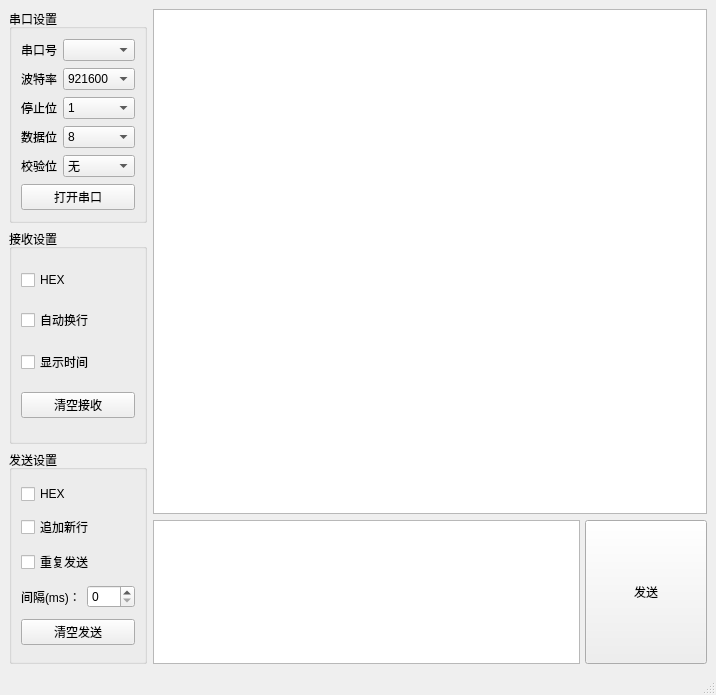
<?xml version="1.0" encoding="UTF-8"?>
<ui version="4.0">
 <class>SimpleSerialTool</class>
 <widget class="QMainWindow" name="SimpleSerialTool">
  <property name="geometry">
   <rect>
    <x>0</x>
    <y>0</y>
    <width>716</width>
    <height>695</height>
   </rect>
  </property>
  <property name="sizePolicy">
   <sizepolicy hsizetype="Preferred" vsizetype="Preferred">
    <horstretch>0</horstretch>
    <verstretch>0</verstretch>
   </sizepolicy>
  </property>
  <property name="windowTitle">
   <string>SimpleSerialTool</string>
  </property>
  <widget class="QWidget" name="centralwidget">
   <layout class="QGridLayout" name="gridLayout_5">
    <item row="0" column="0">
     <layout class="QHBoxLayout" name="horizontalLayout_3" stretch="1,5">
      <item>
       <layout class="QVBoxLayout" name="verticalLayout">
        <item>
         <widget class="QGroupBox" name="groupBox">
          <property name="title">
           <string>串口设置</string>
          </property>
          <layout class="QGridLayout" name="gridLayout">
           <item row="0" column="0">
            <widget class="QLabel" name="label_5">
             <property name="text">
              <string>串口号</string>
             </property>
            </widget>
           </item>
           <item row="0" column="1">
            <widget class="QComboBox" name="comboBoxPort"/>
           </item>
           <item row="1" column="0">
            <widget class="QLabel" name="label">
             <property name="text">
              <string>波特率</string>
             </property>
            </widget>
           </item>
           <item row="1" column="1">
            <widget class="QComboBox" name="comboBoxBaud">
             <item>
              <property name="text">
               <string>921600</string>
              </property>
             </item>
             <item>
              <property name="text">
               <string>576000</string>
              </property>
             </item>
             <item>
              <property name="text">
               <string>512000</string>
              </property>
             </item>
             <item>
              <property name="text">
               <string>460800</string>
              </property>
             </item>
             <item>
              <property name="text">
               <string>256000</string>
              </property>
             </item>
             <item>
              <property name="text">
               <string>230400</string>
              </property>
             </item>
             <item>
              <property name="text">
               <string>128000</string>
              </property>
             </item>
             <item>
              <property name="text">
               <string>115200</string>
              </property>
             </item>
             <item>
              <property name="text">
               <string>76800</string>
              </property>
             </item>
             <item>
              <property name="text">
               <string>57600</string>
              </property>
             </item>
             <item>
              <property name="text">
               <string>38400</string>
              </property>
             </item>
             <item>
              <property name="text">
               <string>19200</string>
              </property>
             </item>
             <item>
              <property name="text">
               <string>9600</string>
              </property>
             </item>
             <item>
              <property name="text">
               <string>4800</string>
              </property>
             </item>
             <item>
              <property name="text">
               <string>2400</string>
              </property>
             </item>
             <item>
              <property name="text">
               <string>1200</string>
              </property>
             </item>
            </widget>
           </item>
           <item row="2" column="0">
            <widget class="QLabel" name="label_2">
             <property name="text">
              <string>停止位</string>
             </property>
            </widget>
           </item>
           <item row="2" column="1">
            <widget class="QComboBox" name="comboBoxStopBit">
             <item>
              <property name="text">
               <string>1</string>
              </property>
             </item>
             <item>
              <property name="text">
               <string>1.5</string>
              </property>
             </item>
             <item>
              <property name="text">
               <string>2</string>
              </property>
             </item>
            </widget>
           </item>
           <item row="3" column="0">
            <widget class="QLabel" name="label_3">
             <property name="text">
              <string>数据位</string>
             </property>
            </widget>
           </item>
           <item row="3" column="1">
            <widget class="QComboBox" name="comboBoxDataBit">
             <item>
              <property name="text">
               <string>8</string>
              </property>
             </item>
             <item>
              <property name="text">
               <string>7</string>
              </property>
             </item>
             <item>
              <property name="text">
               <string>6</string>
              </property>
             </item>
             <item>
              <property name="text">
               <string>5</string>
              </property>
             </item>
            </widget>
           </item>
           <item row="4" column="0">
            <widget class="QLabel" name="label_4">
             <property name="text">
              <string>校验位</string>
             </property>
            </widget>
           </item>
           <item row="4" column="1">
            <widget class="QComboBox" name="comboBoxVerify">
             <item>
              <property name="text">
               <string>无</string>
              </property>
             </item>
             <item>
              <property name="text">
               <string>奇校验</string>
              </property>
             </item>
             <item>
              <property name="text">
               <string>偶校验</string>
              </property>
             </item>
            </widget>
           </item>
           <item row="5" column="0" colspan="2">
            <widget class="QPushButton" name="pushBtnOpen">
             <property name="text">
              <string>打开串口</string>
             </property>
            </widget>
           </item>
          </layout>
         </widget>
        </item>
        <item>
         <widget class="QGroupBox" name="groupBox_2">
          <property name="title">
           <string>接收设置</string>
          </property>
          <layout class="QGridLayout" name="gridLayout_2">
           <item row="3" column="0">
            <widget class="QPushButton" name="pushBtnClearRecv">
             <property name="text">
              <string>清空接收</string>
             </property>
            </widget>
           </item>
           <item row="0" column="0">
            <widget class="QCheckBox" name="checkBoxHexRecv">
             <property name="text">
              <string>HEX</string>
             </property>
            </widget>
           </item>
           <item row="2" column="0">
            <widget class="QCheckBox" name="checkBoxDisplayTime">
             <property name="text">
              <string>显示时间</string>
             </property>
            </widget>
           </item>
           <item row="1" column="0">
            <widget class="QCheckBox" name="checkBoxLineBreak">
             <property name="text">
              <string>自动换行</string>
             </property>
            </widget>
           </item>
          </layout>
         </widget>
        </item>
        <item>
         <widget class="QGroupBox" name="groupBox_3">
          <property name="title">
           <string>发送设置</string>
          </property>
          <layout class="QGridLayout" name="gridLayout_3">
           <item row="0" column="0">
            <widget class="QCheckBox" name="checkBoxHexSend">
             <property name="text">
              <string>HEX</string>
             </property>
            </widget>
           </item>
           <item row="1" column="0">
            <widget class="QCheckBox" name="checkBoxNewLine">
             <property name="text">
              <string>追加新行</string>
             </property>
            </widget>
           </item>
           <item row="2" column="0">
            <widget class="QCheckBox" name="checkBoxRepeatSend">
             <property name="text">
              <string>重复发送</string>
             </property>
            </widget>
           </item>
           <item row="3" column="0">
            <layout class="QHBoxLayout" name="horizontalLayout">
             <item>
              <widget class="QLabel" name="label_6">
               <property name="text">
                <string>间隔(ms)：</string>
               </property>
              </widget>
             </item>
             <item>
              <widget class="QSpinBox" name="spinBoxSendInterval"/>
             </item>
            </layout>
           </item>
           <item row="4" column="0">
            <widget class="QPushButton" name="pushBtnClearSend">
             <property name="text">
              <string>清空发送</string>
             </property>
            </widget>
           </item>
          </layout>
         </widget>
        </item>
       </layout>
      </item>
      <item>
       <layout class="QVBoxLayout" name="verticalLayout_2" stretch="7,2">
        <item>
         <widget class="QTextEdit" name="textEditRecv"/>
        </item>
        <item>
         <layout class="QHBoxLayout" name="horizontalLayout_2" stretch="7,2">
          <property name="spacing">
           <number>5</number>
          </property>
          <item>
           <widget class="QTextEdit" name="textEditSend"/>
          </item>
          <item>
           <widget class="QPushButton" name="pushBtnSend">
            <property name="sizePolicy">
             <sizepolicy hsizetype="Minimum" vsizetype="Expanding">
              <horstretch>0</horstretch>
              <verstretch>20</verstretch>
             </sizepolicy>
            </property>
            <property name="text">
             <string>发送</string>
            </property>
           </widget>
          </item>
         </layout>
        </item>
       </layout>
      </item>
     </layout>
    </item>
   </layout>
  </widget>
  <widget class="QMenuBar" name="menubar">
   <property name="geometry">
    <rect>
     <x>0</x>
     <y>0</y>
     <width>716</width>
     <height>31</height>
    </rect>
   </property>
  </widget>
  <widget class="QStatusBar" name="statusbar"/>
 </widget>
 <tabstops>
  <tabstop>comboBoxPort</tabstop>
  <tabstop>comboBoxBaud</tabstop>
  <tabstop>comboBoxStopBit</tabstop>
  <tabstop>comboBoxDataBit</tabstop>
  <tabstop>comboBoxVerify</tabstop>
  <tabstop>pushBtnOpen</tabstop>
  <tabstop>checkBoxHexRecv</tabstop>
  <tabstop>checkBoxLineBreak</tabstop>
  <tabstop>checkBoxDisplayTime</tabstop>
  <tabstop>pushBtnClearRecv</tabstop>
  <tabstop>checkBoxHexSend</tabstop>
  <tabstop>checkBoxNewLine</tabstop>
  <tabstop>checkBoxRepeatSend</tabstop>
  <tabstop>pushBtnClearSend</tabstop>
  <tabstop>spinBoxSendInterval</tabstop>
  <tabstop>textEditSend</tabstop>
  <tabstop>pushBtnSend</tabstop>
  <tabstop>checkBoxNewLine_2</tabstop>
  <tabstop>checkBoxHexSend_2</tabstop>
  <tabstop>textEditRecv</tabstop>
  <tabstop>pushBtnSend_3</tabstop>
 </tabstops>
 <resources/>
 <connections/>
</ui>
